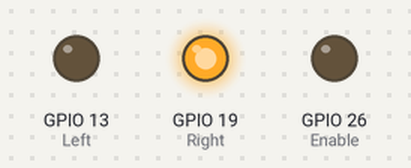
Bench run of a program on a simulated Raspberry Pi (BCM pin numbers). Parts: output pins drawn as LEDs (lit = HIGH).

Above: at 0.1 s.
Timing chart, 0 to 1.6 s (numbered marks = the images above):
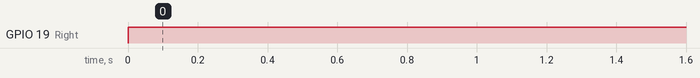

The program:

DCmoter.py
```python
import RPi.GPIO as IoPort

key1 = 17
key2 = 27
Enable = 26
Right = 19
Left = 13

IoPort.setmode(IoPort.BCM)
IoPort.setup(key1, IoPort.IN)
IoPort.setup(key2, IoPort.IN)
IoPort.setup(Enable, IoPort.OUT)
IoPort.setup(Right, IoPort.OUT)
IoPort.setup(Left, IoPort.OUT)

try:
    while True:
        while IoPort.input(key1)==False:
            IoPort.output(Left, False)
            IoPort.output(Right, True)
            IoPort.output(Enable, True)
        while IoPort.input(key2)==False:
            IoPort.output(Left, False)
            IoPort.output(Right, True)
            IoPort.output(Enable, False)
        IoPort.output(Enable, False)
except:
    IoPort.output(Enable, False )
```

Measured:
- by itself, GPIO 19 (Right): LOW → HIGH at 0.00 s
